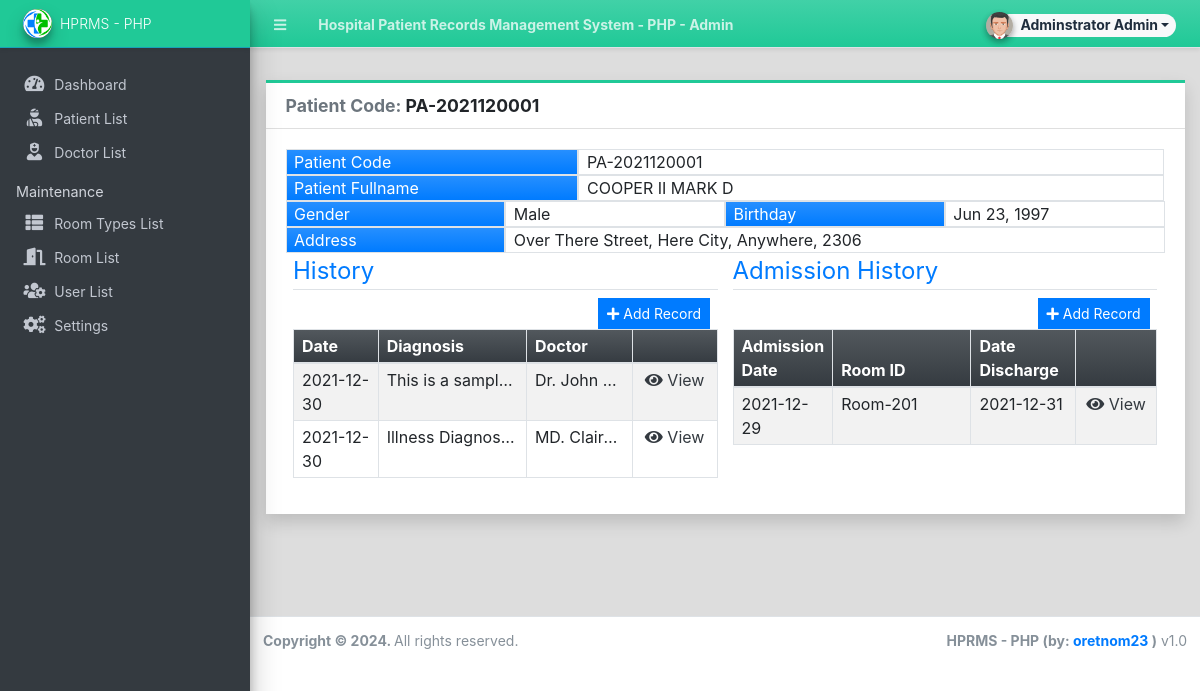
The page /admin/?page=patients/view_patient&id=1 (signed in) on the database its author committed.
### tables this page shows
CREATE TABLE `patient_history` (
  `id` int(30) NOT NULL,
  `patient_id` int(30) NOT NULL,
  `illness` text DEFAULT NULL,
  `diagnosis` text DEFAULT NULL,
  `treatment` text DEFAULT NULL,
  `remarks` text DEFAULT NULL,
  `doctor_id` int(30) NOT NULL,
  `date_created` datetime NOT NULL DEFAULT current_timestamp(),
  `date_updated` datetime DEFAULT NULL ON UPDATE current_timestamp()
);

CREATE TABLE `admission_history` (
  `id` int(30) NOT NULL,
  `patient_id` int(30) NOT NULL,
  `room_id` int(30) DEFAULT NULL,
  `date_admitted` datetime NOT NULL,
  `date_discharged` datetime DEFAULT NULL,
  `status` text NOT NULL DEFAULT '1',
  `date_created` datetime NOT NULL DEFAULT current_timestamp(),
  `date_updated` datetime DEFAULT NULL ON UPDATE current_timestamp()
);

### admin/patients/view_patient.php (the view, shortened to what this page needs)
<?php
$doctors_arr = [];
$doctors_qry = $conn->query("SELECT * FROM `doctor_list` where id in (SELECT doctor_id FROM `patient_history` where patient_id ='{$id}') ");
if($doctors_qry->num_rows > 0)
$doctors_arr = array_column($doctors_qry->fetch_all(MYSQLI_ASSOC),'fullname','id');
$room_arr = [];
$room_qry = $conn->query("SELECT * FROM `room_list` where id in (SELECT room_id FROM `admission_history` where patient_id ='{$id}') ");
if($room_qry->num_rows > 0)
$room_arr = array_column($room_qry->fetch_all(MYSQLI_ASSOC),'name','id');
?>
<div class="content py-3">
    <div class="card card-teal card-outline shadow rounded-0">
        <div class="card-header rounded-0">
            <h3 class="card-title"><b><span class="text-muted">Patient Code:</span> <span><?= isset($code) ? $code : "N/A" ?></span></b></h3>
        </div>
        <div class="card-body rounded-0">
            <div class="container-fluid">
                <fieldset>
                    <div class="row">
                        <div class="col-4 border bg-gradient-primary text-white">Patient Code</div>
                        <div class="col-8 border"><?= isset($code) ? $code : '' ?></div>
                        <div class="col-4 border bg-gradient-primary text-white">Patient Fullname</div>
                        <div class="col-8 border"><?= isset($fullname) ? $fullname : '' ?></div>
                        <div class="col-3 border bg-gradient-primary text-white">Gender</div>
                        <div class="col-3 border"><?= isset($gender) ? $gender : '' ?></div>
                        <div class="col-3 border bg-gradient-primary text-white">Birthday</div>
                        <div class="col-3 border"><?= isset($dob) ? date("M d, Y", strtotime($dob)) : '' ?></div>
                        <div class="col-3 border bg-gradient-primary text-white">Address</div>
                        <div class="col-9 border"><?= isset($address) ? $address : '' ?></div>
                    </div>
                </fieldset>
                <div class="row">
                    <div class="col-md-6">
                        <fieldset>
                            <legend class="text-primary border-bottom">History</legend>
                            <div class="col-12 text-right">
                                <button class="btn btn-primary btn-sm btn-flat" type="button" id="add_history"><i class="fa fa-plus"></i> Add Record</button>
                            </div>
                            <table class="table table-striped table-bordered">
                                <colgroup>
                                    <col width="20%">
                                    <col width="35%">
                                    <col width="25%">
                                    <col width="20%">
                                </colgroup>
                                <thead>
                                    <tr class="bg-gradient-dark">
                                        <th class="px-2 py-1">Date</th>
                                        <th class="px-2 py-1">Diagnosis</th>
                                        <th class="px-2 py-1">Doctor</th>
                                        <th class="px-2 py-1"></th>
                                    </tr>
                                </thead>
                                <tbody>
                                    <?php
                                        $history = $conn->query("SELECT * FROM `patient_history` where patient_id = '{$id}' order by unix_timestamp(date_created) asc");
                                        while($row = $history->fetch_assoc()):
                                    ?>
                                    <tr>
                                        <td class="px-2 py-1"><?= date("Y-m-d",strtotime($row['date_created'])) ?></td>
                                        <td class="px-2 py-1"><p class="m-0 truncate-1"><?= $row['diagnosis'] ?></p></td>
                                        <td class="px-2 py-1"><p class="m-0 truncate-1"><?= isset($doctors_arr[$row['doctor_id']]) ? $doctors_arr[$row['doctor_id']] : "N/A" ?></p></td>
                                        <td class='px-2 py-1 text-center'><a href="javascript:void(0)" data-id='<?= $row['id'] ?>' class="view_history text-dark"><i class="fa fa-eye text-dark"></i> View</a></td>
                                    </tr>
                                    <?php endwhile; ?>
                                </tbody>
                            </table>
                        </fieldset>
                    </div>
                    <div class="col-md-6">
                    <fieldset>
                            <legend class="text-primary border-bottom">Admission History</legend>
                            <div class="col-12 text-right">
                                <button class="btn btn-primary btn-sm btn-flat" type="button" id="add_admission"><i class="fa fa-plus"></i> Add Record</button>
                            </div>
                            <table class="table table-striped table-bordered">
                                <colgroup>
                                    <col width="20%">
                                    <col width="35%">
                                    <col width="25%">
                                    <col width="20%">
                                </colgroup>
                                <thead>
                                    <tr class="bg-gradient-dark">
                                        <th class="px-2 py-1">Admission Date</th>
                                        <th class="px-2 py-1">Room ID</th>
                                        <th class="px-2 py-1">Date Discharge</th>
                                        <th class="px-2 py-1"></th>
                                    </tr>
                                </thead>
                                <tbody>
                                    <?php
                                        $admission = $conn->query("SELECT * FROM `admission_history` where patient_id = '{$id}' order by unix_timestamp(date_created) asc");
                                        while($row = $admission->fetch_assoc()):
                                    ?>
                                    <tr>
                                        <td class="px-2 py-1"><?= date("Y-m-d",strtotime($row['date_admitted'])) ?></td>
                                        <td class="px-2 py-1"><p class="m-0 truncate-1"><?= isset($room_arr[$row['room_id']]) ? $room_arr[$row['room_id']] : "N/A" ?></p></td>
                                        <td class="px-2 py-1"><?= isset($row['date_discharged']) && strtotime($row['date_discharged']) > 0 ? date("Y-m-d",strtotime($row['date_discharged'])) : "N/A" ?></td>
                                        <td class='px-2 py-1 text-center'><a href="javascript:void(0)" data-id='<?= $row['id'] ?>' class="view_admission text-dark"><i class="fa fa-eye text-dark"></i> View</a></td>
                                    </tr>
                                    <?php endwhile; ?>
                                </tbody>
                            </table>
                        </fieldset>
                    </div>
                </div>
            </div>
        </div>
    </div>
</div>

### rows shown on the page
patient_history: date_created "2021-12-30", diagnosis "This is a…", doctor "Dr. John…"
patient_history: date_created "2021-12-30", diagnosis "Illness…", doctor "MD.…"
admission_history: date_admitted "2021-12-29", room "Room-201", date_discharged "2021-12-31"

### other values the page prints
$_settings->info('name') "Hospital Patient Records Management System - PHP"
$_settings->userdata('firstname').' '.$_settings->userdata('lastname') "Adminstrator Admin"
$_settings->info('short_name') "HPRMS - PHP"
$code "PA-2021120001"
$fullname "COOPER II MARK D"
$gender "Male"
date("M d, Y", strtotime($dob)) "Jun 23, 1997"
$address "Over There Street, Here City, Anywhere, 2306"
